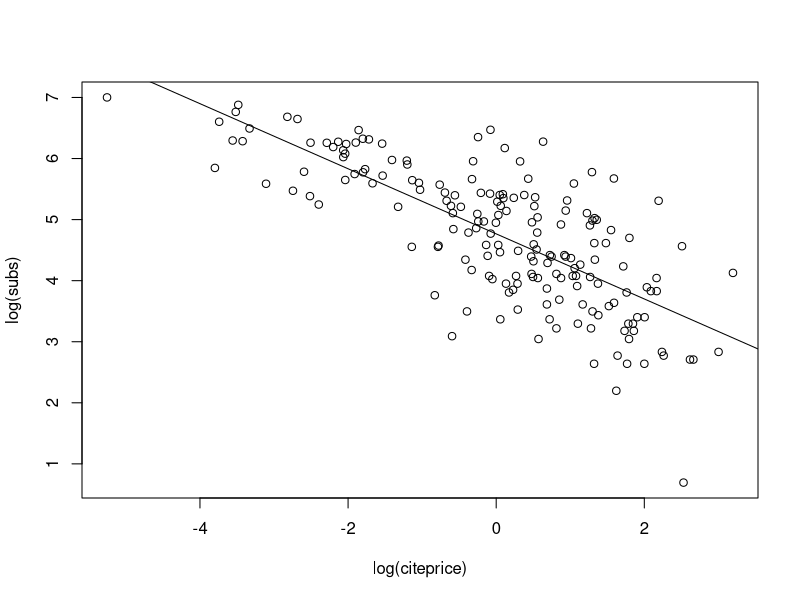
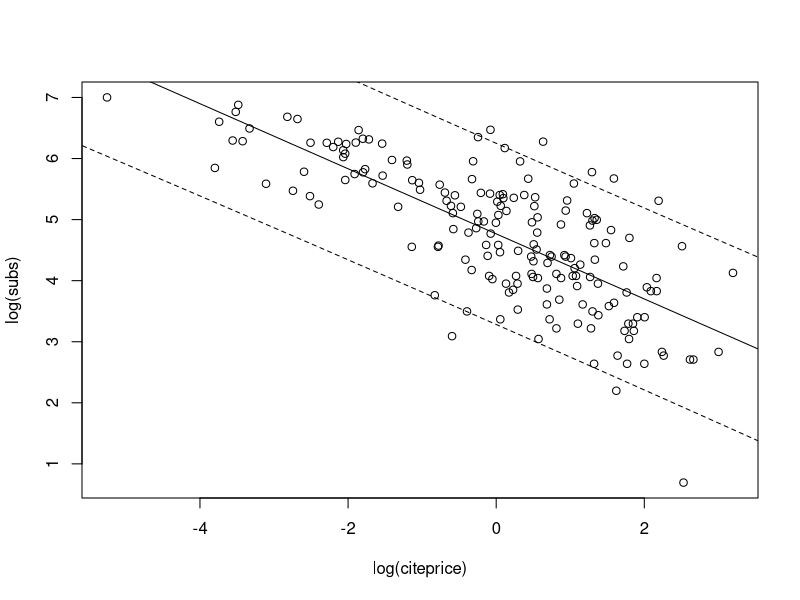
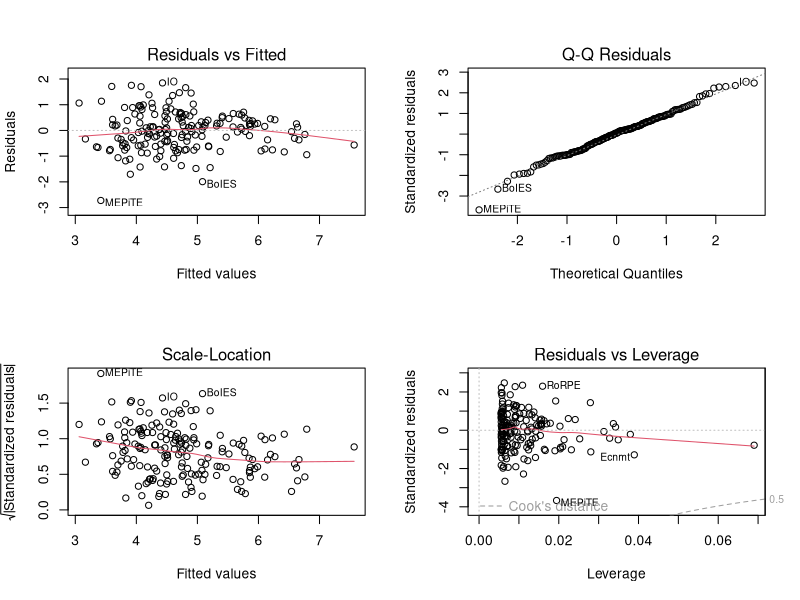

These charts were generated, in order, by the following R code: (Note: this script raises an error after producing the figures.)
###################################################
### chunk number 1: setup
###################################################
options(prompt = "R> ", continue = "+  ", width = 64,
  digits = 4, show.signif.stars = FALSE, useFancyQuotes = FALSE)

options(SweaveHooks = list(onefig =   function() {par(mfrow = c(1,1))},
                           twofig =   function() {par(mfrow = c(1,2))},                           
                           threefig = function() {par(mfrow = c(1,3))},
                           fourfig =  function() {par(mfrow = c(2,2))},
			   sixfig =   function() {par(mfrow = c(3,2))}))

library("AER")

set.seed(1071)


###################################################
### chunk number 2: data-journals
###################################################
data("Journals")
journals <- Journals[, c("subs", "price")]
journals$citeprice <- Journals$price/Journals$citations
summary(journals)


###################################################
### chunk number 3: linreg-plot eval=FALSE
###################################################
## plot(log(subs) ~ log(citeprice), data = journals)
## jour_lm <- lm(log(subs) ~ log(citeprice), data = journals)
## abline(jour_lm)


###################################################
### chunk number 4: linreg-plot1
###################################################
plot(log(subs) ~ log(citeprice), data = journals)
jour_lm <- lm(log(subs) ~ log(citeprice), data = journals)
abline(jour_lm)


###################################################
### chunk number 5: linreg-class
###################################################
class(jour_lm)


###################################################
### chunk number 6: linreg-names
###################################################
names(jour_lm)


###################################################
### chunk number 7: linreg-summary
###################################################
summary(jour_lm)


###################################################
### chunk number 8: linreg-summary
###################################################
jour_slm <- summary(jour_lm)
class(jour_slm)
names(jour_slm)


###################################################
### chunk number 9: linreg-coef
###################################################
jour_slm$coefficients


###################################################
### chunk number 10: linreg-anova
###################################################
anova(jour_lm)


###################################################
### chunk number 11: journals-coef
###################################################
coef(jour_lm)


###################################################
### chunk number 12: journals-confint
###################################################
confint(jour_lm, level = 0.95)


###################################################
### chunk number 13: journals-predict
###################################################
predict(jour_lm, newdata = data.frame(citeprice = 2.11),
  interval = "confidence")
predict(jour_lm, newdata = data.frame(citeprice = 2.11), 
  interval = "prediction")


###################################################
### chunk number 14: predict-plot eval=FALSE
###################################################
## lciteprice <- seq(from = -6, to = 4, by = 0.25)
## jour_pred <- predict(jour_lm, interval = "prediction",
##   newdata = data.frame(citeprice = exp(lciteprice)))  
## plot(log(subs) ~ log(citeprice), data = journals)
## lines(jour_pred[, 1] ~ lciteprice, col = 1)    
## lines(jour_pred[, 2] ~ lciteprice, col = 1, lty = 2)
## lines(jour_pred[, 3] ~ lciteprice, col = 1, lty = 2)


###################################################
### chunk number 15: predict-plot1
###################################################
lciteprice <- seq(from = -6, to = 4, by = 0.25)
jour_pred <- predict(jour_lm, interval = "prediction",
  newdata = data.frame(citeprice = exp(lciteprice)))  
plot(log(subs) ~ log(citeprice), data = journals)
lines(jour_pred[, 1] ~ lciteprice, col = 1)    
lines(jour_pred[, 2] ~ lciteprice, col = 1, lty = 2)
lines(jour_pred[, 3] ~ lciteprice, col = 1, lty = 2)


###################################################
### chunk number 16: journals-plot eval=FALSE
###################################################
## par(mfrow = c(2, 2))
## plot(jour_lm)
## par(mfrow = c(1, 1))


###################################################
### chunk number 17: journals-plot1
###################################################
par(mfrow = c(2, 2))
plot(jour_lm)
par(mfrow = c(1, 1))


###################################################
### chunk number 18: journal-lht
###################################################
linear.hypothesis(jour_lm, "log(citeprice) = -0.5")


###################################################
### chunk number 19: CPS-data
###################################################
data("CPS1988")
summary(CPS1988)


###################################################
### chunk number 20: CPS-base
###################################################
cps_lm <- lm(log(wage) ~ experience + I(experience^2) +
  education + ethnicity, data = CPS1988)


###################################################
### chunk number 21: CPS-visualization-unused eval=FALSE
###################################################
## ex <- 0:56
## ed <- with(CPS1988, tapply(education, 
##   list(ethnicity, experience), mean))[, as.character(ex)]
## fm <- cps_lm
## wago <- predict(fm, newdata = data.frame(experience = ex, 
##   ethnicity = "cauc", education = as.numeric(ed["cauc",])))
## wagb <- predict(fm, newdata = data.frame(experience = ex, 
##   ethnicity = "afam", education = as.numeric(ed["afam",])))
## plot(log(wage) ~ experience, data = CPS1988, pch = ".", 
##   col = as.numeric(ethnicity))
## lines(ex, wago)
## lines(ex, wagb, col = 2)


###################################################
### chunk number 22: CPS-summary
###################################################
summary(cps_lm)


###################################################
### chunk number 23: CPS-noeth
###################################################
cps_noeth <- lm(log(wage) ~ experience + I(experience^2) +
  education, data = CPS1988)
anova(cps_noeth, cps_lm)


###################################################
### chunk number 24: CPS-anova
###################################################
anova(cps_lm)


###################################################
### chunk number 25: CPS-noeth2 eval=FALSE
###################################################
## cps_noeth <- update(cps_lm, formula = . ~ . - ethnicity)


###################################################
### chunk number 26: CPS-waldtest
###################################################
waldtest(cps_lm, . ~ . - ethnicity)


###################################################
### chunk number 27: CPS-spline
###################################################
cps_plm <- lm(log(wage) ~ bs(experience, df = 5) +
  education + ethnicity, data = CPS1988)


###################################################
### chunk number 28: CPS-spline-summary eval=FALSE
###################################################
## summary(cps_plm)


###################################################
### chunk number 29: CPS-BIC
###################################################
cps_bs <- lapply(3:10, function(i) lm(log(wage) ~
  bs(experience, df = i) + education + ethnicity,
  data = CPS1988))
structure(sapply(cps_bs, AIC, k = log(nrow(CPS1988))),
  .Names = 3:10)


###################################################
### chunk number 30: plm-plot eval=FALSE
###################################################
## cps <- data.frame(experience = -2:60, education =
##   with(CPS1988, mean(education[ethnicity == "cauc"])),
##   ethnicity = "cauc")
## cps$yhat1 <- predict(cps_lm, newdata = cps)
## cps$yhat2 <- predict(cps_plm, newdata = cps)
## 
## plot(log(wage) ~ jitter(experience, factor = 3), pch = 19,
##   col = rgb(0.5, 0.5, 0.5, alpha = 0.02), data = CPS1988)
## lines(yhat1 ~ experience, data = cps, lty = 2)
## lines(yhat2 ~ experience, data = cps)
## legend("topleft", c("quadratic", "spline"), lty = c(2,1),
##   bty = "n")


###################################################
### chunk number 31: plm-plot1
###################################################
cps <- data.frame(experience = -2:60, education =
  with(CPS1988, mean(education[ethnicity == "cauc"])),
  ethnicity = "cauc")
cps$yhat1 <- predict(cps_lm, newdata = cps)
cps$yhat2 <- predict(cps_plm, newdata = cps)

plot(log(wage) ~ jitter(experience, factor = 3), pch = 19,
  col = rgb(0.5, 0.5, 0.5, alpha = 0.02), data = CPS1988)
lines(yhat1 ~ experience, data = cps, lty = 2)
lines(yhat2 ~ experience, data = cps)
legend("topleft", c("quadratic", "spline"), lty = c(2,1),
  bty = "n")


###################################################
### chunk number 32: CPS-int
###################################################
cps_int <- lm(log(wage) ~ experience + I(experience^2) +
  education * ethnicity, data = CPS1988)
coeftest(cps_int)


###################################################
### chunk number 33: CPS-int2 eval=FALSE
###################################################
## cps_int <- lm(log(wage) ~ experience + I(experience^2) +
##   education + ethnicity + education:ethnicity,
##   data = CPS1988)


###################################################
### chunk number 34: CPS-sep
###################################################
cps_sep <- lm(log(wage) ~ ethnicity /
  (experience + I(experience^2) + education) - 1,
  data = CPS1988)


###################################################
### chunk number 35: CPS-sep-coef
###################################################
cps_sep_cf <- matrix(coef(cps_sep), nrow = 2)
rownames(cps_sep_cf) <- levels(CPS1988$ethnicity)
colnames(cps_sep_cf) <- names(coef(cps_lm))[1:4]
cps_sep_cf


###################################################
### chunk number 36: CPS-sep-anova
###################################################
anova(cps_sep, cps_lm)


###################################################
### chunk number 37: CPS-sep-visualization-unused eval=FALSE
###################################################
## ex <- 0:56
## ed <- with(CPS1988, tapply(education, list(ethnicity, 
##   experience), mean))[, as.character(ex)]
## fm <- cps_lm
## wago <- predict(fm, newdata = data.frame(experience = ex, 
##   ethnicity = "cauc", education = as.numeric(ed["cauc",])))
## wagb <- predict(fm, newdata = data.frame(experience = ex, 
##   ethnicity = "afam", education = as.numeric(ed["afam",])))
## plot(log(wage) ~ jitter(experience, factor = 2), 
##   data = CPS1988, pch = ".", col = as.numeric(ethnicity))
## 
## 
## plot(log(wage) ~ as.factor(experience), data = CPS1988, 
##   pch = ".")
## lines(ex, wago, lwd = 2)
## lines(ex, wagb, col = 2, lwd = 2)
## fm <- cps_sep
## wago <- predict(fm, newdata = data.frame(experience = ex, 
##   ethnicity = "cauc", education = as.numeric(ed["cauc",])))
## wagb <- predict(fm, newdata = data.frame(experience = ex, 
##   ethnicity = "afam", education = as.numeric(ed["afam",])))
## lines(ex, wago, lty = 2, lwd = 2)
## lines(ex, wagb, col = 2, lty = 2, lwd = 2)


###################################################
### chunk number 38: CPS-region
###################################################
CPS1988$region <- relevel(CPS1988$region, ref = "south")
cps_region <- lm(log(wage) ~ ethnicity + education +
  experience + I(experience^2) + region, data = CPS1988)
coef(cps_region)


###################################################
### chunk number 39: wls1
###################################################
jour_wls1 <- lm(log(subs) ~ log(citeprice), data = journals,
  weights = 1/citeprice^2)


###################################################
### chunk number 40: wls2
###################################################
jour_wls2 <- lm(log(subs) ~ log(citeprice), data = journals,
  weights = 1/citeprice)


###################################################
### chunk number 41: journals-wls1 eval=FALSE
###################################################
## plot(log(subs) ~ log(citeprice), data = journals)
## abline(jour_lm)
## abline(jour_wls1, lwd = 2, lty = 2)
## abline(jour_wls2, lwd = 2, lty = 3)
## legend("bottomleft", c("OLS", "WLS1", "WLS2"),
##   lty = 1:3, lwd = 2, bty = "n")


###################################################
### chunk number 42: journals-wls11
###################################################
plot(log(subs) ~ log(citeprice), data = journals)
abline(jour_lm)
abline(jour_wls1, lwd = 2, lty = 2)
abline(jour_wls2, lwd = 2, lty = 3)
legend("bottomleft", c("OLS", "WLS1", "WLS2"),
  lty = 1:3, lwd = 2, bty = "n")


###################################################
### chunk number 43: fgls1
###################################################
auxreg <- lm(log(residuals(jour_lm)^2) ~ log(citeprice),
  data = journals)
jour_fgls1 <- lm(log(subs) ~ log(citeprice), 
  weights = 1/exp(fitted(auxreg)), data = journals)


###################################################
### chunk number 44: fgls2
###################################################
gamma2i <- coef(auxreg)[2]
gamma2 <- 0
while(abs((gamma2i - gamma2)/gamma2) > 1e-7) {
  gamma2 <- gamma2i
  fglsi <- lm(log(subs) ~ log(citeprice), data = journals, 
    weights = 1/citeprice^gamma2)
  gamma2i <- coef(lm(log(residuals(fglsi)^2) ~
    log(citeprice), data = journals))[2]
}
jour_fgls2 <- lm(log(subs) ~ log(citeprice), data = journals,
  weights = 1/citeprice^gamma2)


###################################################
### chunk number 45: fgls2-coef
###################################################
coef(jour_fgls2)


###################################################
### chunk number 46: journals-fgls
###################################################
plot(log(subs) ~ log(citeprice), data = journals)
abline(jour_lm)
abline(jour_fgls2, lty = 2, lwd = 2)


###################################################
### chunk number 47: usmacro-plot eval=FALSE
###################################################
## data("USMacroG")
## plot(USMacroG[, c("dpi", "consumption")], lty = c(3, 1),
##   plot.type = "single", ylab = "")
## legend("topleft", legend = c("income", "consumption"),
##   lty = c(3, 1), bty = "n")


###################################################
### chunk number 48: usmacro-plot1
###################################################
data("USMacroG")
plot(USMacroG[, c("dpi", "consumption")], lty = c(3, 1),
  plot.type = "single", ylab = "")
legend("topleft", legend = c("income", "consumption"),
  lty = c(3, 1), bty = "n")


###################################################
### chunk number 49: usmacro-fit
###################################################
library("dynlm")
cons_lm1 <- dynlm(consumption ~ dpi + L(dpi), data = USMacroG)
cons_lm2 <- dynlm(consumption ~ dpi + L(consumption), 
  data = USMacroG)


###################################################
### chunk number 50: usmacro-summary1
###################################################
summary(cons_lm1)


###################################################
### chunk number 51: usmacro-summary2
###################################################
summary(cons_lm2)


###################################################
### chunk number 52: dynlm-plot eval=FALSE
###################################################
## plot(merge(as.zoo(USMacroG[,"consumption"]), fitted(cons_lm1),
##   fitted(cons_lm2), 0, residuals(cons_lm1),
##   residuals(cons_lm2)), screens = rep(1:2, c(3, 3)),
##   lty = rep(1:3, 2), ylab = c("Fitted values", "Residuals"),
##   xlab = "Time", main = "")
## legend(0.05, 0.95, c("observed", "cons_lm1", "cons_lm2"), 
##   lty = 1:3, bty = "n")


###################################################
### chunk number 53: dynlm-plot1
###################################################
plot(merge(as.zoo(USMacroG[,"consumption"]), fitted(cons_lm1),
  fitted(cons_lm2), 0, residuals(cons_lm1),
  residuals(cons_lm2)), screens = rep(1:2, c(3, 3)),
  lty = rep(1:3, 2), ylab = c("Fitted values", "Residuals"),
  xlab = "Time", main = "")
legend(0.05, 0.95, c("observed", "cons_lm1", "cons_lm2"), 
  lty = 1:3, bty = "n")


###################################################
### chunk number 54: encompassing1
###################################################
cons_lmE <- dynlm(consumption ~ dpi + L(dpi) +
  L(consumption), data = USMacroG)


###################################################
### chunk number 55: encompassing2
###################################################
anova(cons_lm1, cons_lmE, cons_lm2)


###################################################
### chunk number 56: encompassing3
###################################################
encomptest(cons_lm1, cons_lm2)


###################################################
### chunk number 57: plm-data
###################################################
data("Grunfeld", package = "AER")
library("plm")
gr <- subset(Grunfeld, firm %in% c("General Electric",
  "General Motors", "IBM"))
pgr <- plm.data(gr, index = c("firm", "year"))


###################################################
### chunk number 58: plm-pool
###################################################
gr_pool <- plm(invest ~ value + capital, data = pgr, 
  model = "pooling")


###################################################
### chunk number 59: plm-FE
###################################################
gr_fe <- plm(invest ~ value + capital, data = pgr, 
  model = "within")
summary(gr_fe)


###################################################
### chunk number 60: plm-pFtest
###################################################
pFtest(gr_fe, gr_pool)


###################################################
### chunk number 61: plm-RE
###################################################
gr_re <- plm(invest ~ value + capital, data = pgr, 
  model = "random", random.method = "walhus")
summary(gr_re)


###################################################
### chunk number 62: plm-plmtest
###################################################
plmtest(gr_pool)


###################################################
### chunk number 63: plm-phtest
###################################################
phtest(gr_re, gr_fe)


###################################################
### chunk number 64: EmplUK-data
###################################################
data("EmplUK", package = "plm")
form <- log(emp) ~ log(wage) + log(capital) + log(output)


###################################################
### chunk number 65: plm-AB
###################################################
empl_ab <- pgmm(dynformula(form, list(2, 1, 0, 1)),
  data = EmplUK, index = c("firm", "year"),
  effect = "twoways", model = "twosteps",
  gmm.inst = ~ log(emp), lag.gmm = list(c(2, 99)))


###################################################
### chunk number 66: plm-AB-summary
###################################################
summary(empl_ab)     


###################################################
### chunk number 67: systemfit
###################################################
library("systemfit")
gr2 <- subset(Grunfeld, firm %in% c("Chrysler", "IBM"))
pgr2 <- plm.data(gr2, c("firm", "year"))


###################################################
### chunk number 68: SUR
###################################################
gr_sur <- systemfit(invest ~ value + capital,
  method = "SUR", data = pgr2)
summary(gr_sur, residCov = FALSE, equations = FALSE)


###################################################
### chunk number 69: nlme eval=FALSE
###################################################
## library("nlme")
## g1 <- subset(Grunfeld, firm == "Westinghouse")
## gls(invest ~ value + capital, data = g1, correlation = corAR1())
